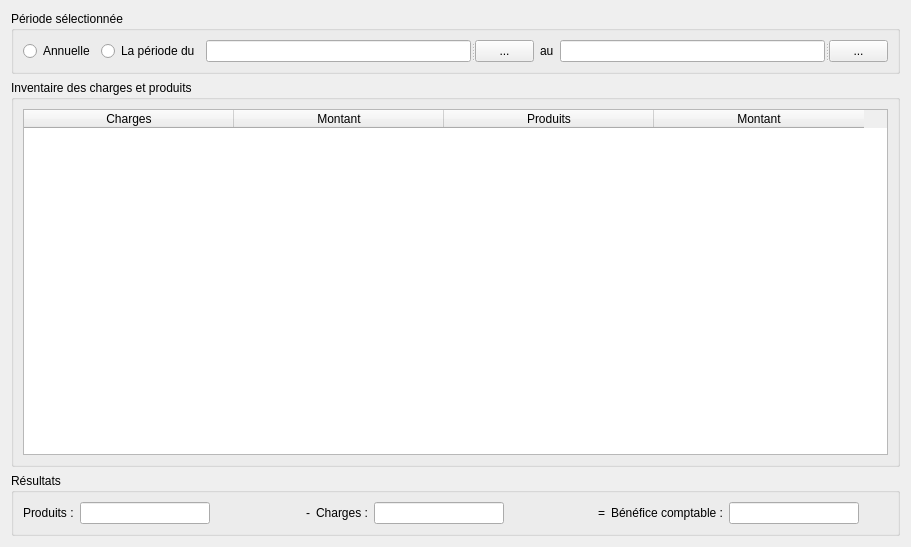
<?xml version="1.0" encoding="UTF-8"?>
<ui version="4.0">
 <class>BDCompteResultat</class>
 <widget class="QDialog" name="BDCompteResultat">
  <property name="geometry">
   <rect>
    <x>0</x>
    <y>0</y>
    <width>911</width>
    <height>547</height>
   </rect>
  </property>
  <property name="windowTitle">
   <string>Dialog</string>
  </property>
  <layout class="QGridLayout" name="gridLayout_4">
   <item row="0" column="0">
    <widget class="QGroupBox" name="groupBox">
     <property name="title">
      <string>Période sélectionnée</string>
     </property>
     <layout class="QGridLayout" name="gridLayout">
      <item row="0" column="0">
       <widget class="QRadioButton" name="rb_annuelle">
        <property name="text">
         <string>Annuelle</string>
        </property>
       </widget>
      </item>
      <item row="0" column="1">
       <widget class="QRadioButton" name="rb_periode">
        <property name="text">
         <string>La période du</string>
        </property>
       </widget>
      </item>
      <item row="0" column="2">
       <widget class="QSplitter" name="splitter">
        <property name="orientation">
         <enum>Qt::Horizontal</enum>
        </property>
        <widget class="QLineEdit" name="lineEditDebut">
         <property name="readOnly">
          <bool>true</bool>
         </property>
        </widget>
        <widget class="QToolButton" name="btn_debut">
         <property name="text">
          <string>...</string>
         </property>
        </widget>
       </widget>
      </item>
      <item row="0" column="3">
       <widget class="QLabel" name="label">
        <property name="text">
         <string>au</string>
        </property>
       </widget>
      </item>
      <item row="0" column="4">
       <widget class="QSplitter" name="splitter_2">
        <property name="orientation">
         <enum>Qt::Horizontal</enum>
        </property>
        <widget class="QLineEdit" name="lineEditFin">
         <property name="readOnly">
          <bool>true</bool>
         </property>
        </widget>
        <widget class="QToolButton" name="btn_fin">
         <property name="text">
          <string>...</string>
         </property>
        </widget>
       </widget>
      </item>
     </layout>
    </widget>
   </item>
   <item row="1" column="0">
    <widget class="QGroupBox" name="groupBox_2">
     <property name="title">
      <string>Inventaire des charges et produits</string>
     </property>
     <layout class="QGridLayout" name="gridLayout_3">
      <item row="0" column="0">
       <widget class="QTableWidget" name="tableWidget">
        <property name="selectionMode">
         <enum>QAbstractItemView::SingleSelection</enum>
        </property>
        <property name="selectionBehavior">
         <enum>QAbstractItemView::SelectRows</enum>
        </property>
        <attribute name="horizontalHeaderDefaultSectionSize">
         <number>210</number>
        </attribute>
        <attribute name="horizontalHeaderDefaultSectionSize">
         <number>210</number>
        </attribute>
        <column>
         <property name="text">
          <string>Charges</string>
         </property>
        </column>
        <column>
         <property name="text">
          <string>Montant</string>
         </property>
        </column>
        <column>
         <property name="text">
          <string>Produits</string>
         </property>
        </column>
        <column>
         <property name="text">
          <string>Montant</string>
         </property>
        </column>
       </widget>
      </item>
     </layout>
    </widget>
   </item>
   <item row="2" column="0">
    <widget class="QGroupBox" name="groupBox_3">
     <property name="title">
      <string>Résultats</string>
     </property>
     <layout class="QGridLayout" name="gridLayout_2">
      <item row="0" column="0">
       <layout class="QFormLayout" name="formLayout">
        <item row="0" column="0">
         <widget class="QLabel" name="label_2">
          <property name="text">
           <string>Produits :</string>
          </property>
         </widget>
        </item>
        <item row="0" column="1">
         <widget class="QLineEdit" name="lineEditProduits">
          <property name="maximumSize">
           <size>
            <width>130</width>
            <height>16777215</height>
           </size>
          </property>
          <property name="readOnly">
           <bool>true</bool>
          </property>
         </widget>
        </item>
       </layout>
      </item>
      <item row="0" column="1">
       <widget class="QLabel" name="label_4">
        <property name="text">
         <string>-</string>
        </property>
        <property name="alignment">
         <set>Qt::AlignCenter</set>
        </property>
       </widget>
      </item>
      <item row="0" column="2">
       <layout class="QFormLayout" name="formLayout_2">
        <item row="0" column="0">
         <widget class="QLabel" name="label_3">
          <property name="text">
           <string>Charges :</string>
          </property>
         </widget>
        </item>
        <item row="0" column="1">
         <widget class="QLineEdit" name="lineEditCharges">
          <property name="maximumSize">
           <size>
            <width>130</width>
            <height>16777215</height>
           </size>
          </property>
          <property name="readOnly">
           <bool>true</bool>
          </property>
         </widget>
        </item>
       </layout>
      </item>
      <item row="0" column="3">
       <widget class="QLabel" name="label_6">
        <property name="text">
         <string>=</string>
        </property>
        <property name="alignment">
         <set>Qt::AlignCenter</set>
        </property>
       </widget>
      </item>
      <item row="0" column="4">
       <layout class="QFormLayout" name="formLayout_3">
        <item row="0" column="0">
         <widget class="QLabel" name="labelResultat">
          <property name="text">
           <string>Bénéfice comptable :</string>
          </property>
         </widget>
        </item>
        <item row="0" column="1">
         <widget class="QLineEdit" name="lineEditResultat">
          <property name="maximumSize">
           <size>
            <width>130</width>
            <height>16777215</height>
           </size>
          </property>
          <property name="readOnly">
           <bool>true</bool>
          </property>
         </widget>
        </item>
       </layout>
      </item>
     </layout>
    </widget>
   </item>
  </layout>
 </widget>
 <resources/>
 <connections/>
</ui>
